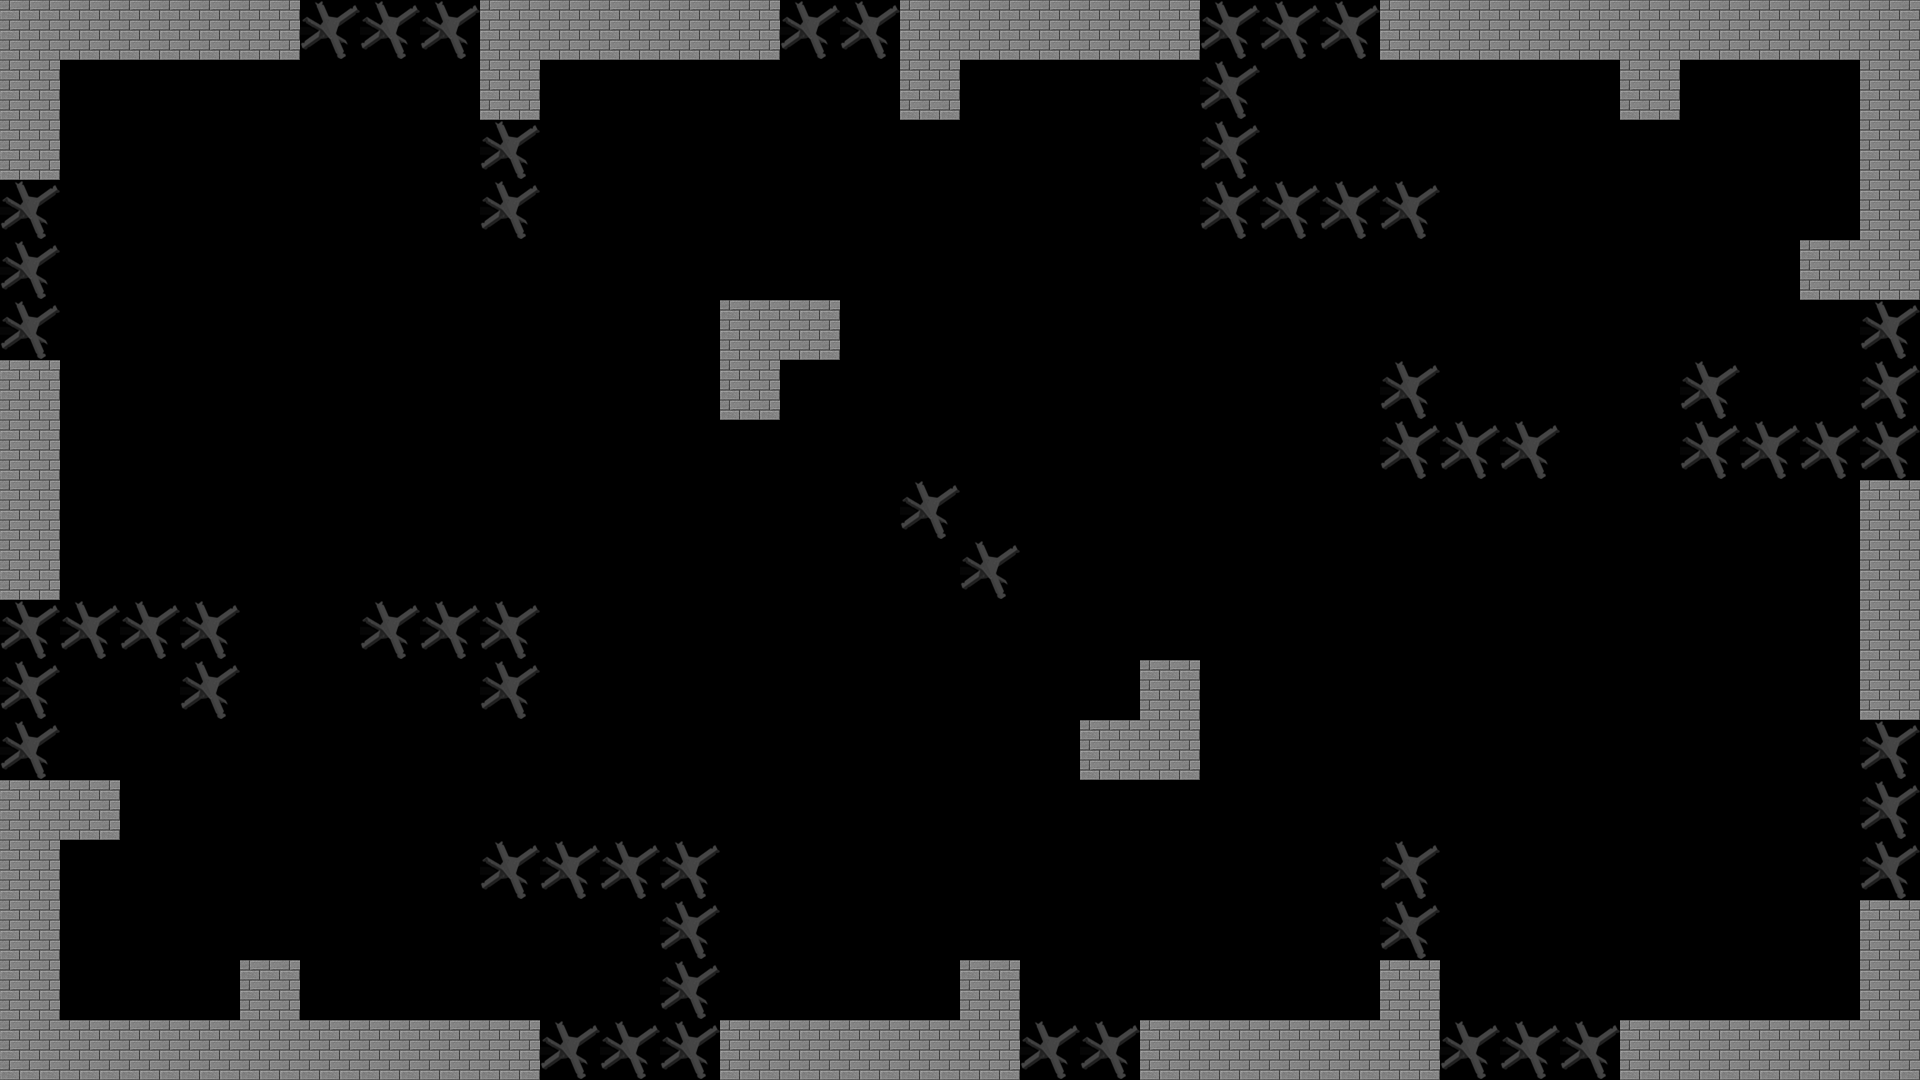

Below is a game level as drawn by its tile map, then a one-line description and the .tmx file that defines it, in full:
An orthogonal 32x18 tile map with 60x60 px tiles, 1 tile layer (TileLayer).

<map version="1.0" orientation="orthogonal" renderorder="right-down" width="32" height="18" tilewidth="60" tileheight="60" nextobjectid="1">
 <tileset firstgid="1" name="Walls" tilewidth="60" tileheight="60" tilecount="2" columns="0">
  <tile id="0">
   <image width="60" height="60" source="Resources/Images/ej.png" />
  </tile>
  <tile id="1">
   <image width="60" height="60" source="Resources/Images/wall.png" />
  </tile>
 </tileset>
 <imagelayer>
  <image source="Resources/Images/Background/background2.bmp" width="1920" height="1080" />
 </imagelayer>
 <layer name="TileLayer" width="32" height="18">
  <data encoding="csv">
2,2,2,2,2,1,1,1,2,2,2,2,2,1,1,2,2,2,2,2,1,1,1,2,2,2,2,2,2,2,2,2,
2,0,0,0,0,0,0,0,2,0,0,0,0,0,0,2,0,0,0,0,1,0,0,0,0,0,0,2,0,0,0,2,
2,0,0,0,0,0,0,0,1,0,0,0,0,0,0,0,0,0,0,0,1,0,0,0,0,0,0,0,0,0,0,2,
1,0,0,0,0,0,0,0,1,0,0,0,0,0,0,0,0,0,0,0,1,1,1,1,0,0,0,0,0,0,0,2,
1,0,0,0,0,0,0,0,0,0,0,0,0,0,0,0,0,0,0,0,0,0,0,0,0,0,0,0,0,0,2,2,
1,0,0,0,0,0,0,0,0,0,0,0,2,2,0,0,0,0,0,0,0,0,0,0,0,0,0,0,0,0,0,1,
2,0,0,0,0,0,0,0,0,0,0,0,2,0,0,0,0,0,0,0,0,0,0,1,0,0,0,0,1,0,0,1,
2,0,0,0,0,0,0,0,0,0,0,0,0,0,0,0,0,0,0,0,0,0,0,1,1,1,0,0,1,1,1,1,
2,0,0,0,0,0,0,0,0,0,0,0,0,0,0,1,0,0,0,0,0,0,0,0,0,0,0,0,0,0,0,2,
2,0,0,0,0,0,0,0,0,0,0,0,0,0,0,0,1,0,0,0,0,0,0,0,0,0,0,0,0,0,0,2,
1,1,1,1,0,0,1,1,1,0,0,0,0,0,0,0,0,0,0,0,0,0,0,0,0,0,0,0,0,0,0,2,
1,0,0,1,0,0,0,0,1,0,0,0,0,0,0,0,0,0,0,2,0,0,0,0,0,0,0,0,0,0,0,2,
1,0,0,0,0,0,0,0,0,0,0,0,0,0,0,0,0,0,2,2,0,0,0,0,0,0,0,0,0,0,0,1,
2,2,0,0,0,0,0,0,0,0,0,0,0,0,0,0,0,0,0,0,0,0,0,0,0,0,0,0,0,0,0,1,
2,0,0,0,0,0,0,0,1,1,1,1,0,0,0,0,0,0,0,0,0,0,0,1,0,0,0,0,0,0,0,1,
2,0,0,0,0,0,0,0,0,0,0,1,0,0,0,0,0,0,0,0,0,0,0,1,0,0,0,0,0,0,0,2,
2,0,0,0,2,0,0,0,0,0,0,1,0,0,0,0,2,0,0,0,0,0,0,2,0,0,0,0,0,0,0,2,
2,2,2,2,2,2,2,2,2,1,1,1,2,2,2,2,2,1,1,2,2,2,2,2,1,1,1,2,2,2,2,2
</data>
 </layer>
</map>